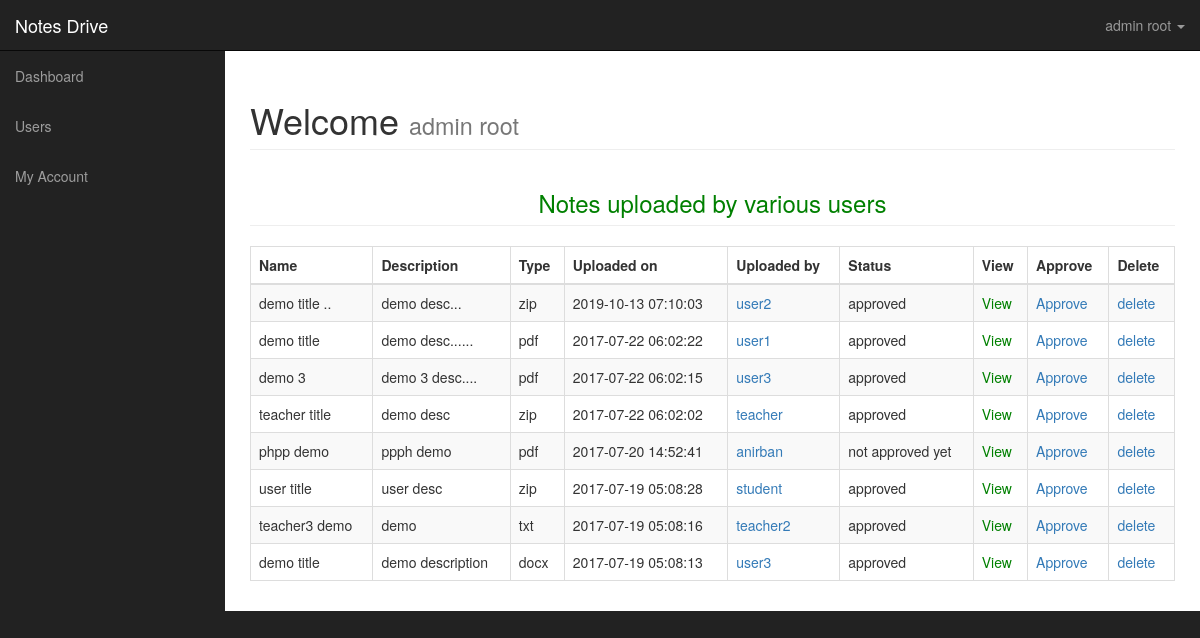
Page /dashboard/ (signed in) on the committed database.
### tables this page shows
CREATE TABLE `uploads` (
  `file_id` int(11) NOT NULL,
  `file_name` varchar(225) NOT NULL,
  `file_description` text NOT NULL,
  `file_type` varchar(225) NOT NULL,
  `file_uploader` varchar(225) NOT NULL,
  `file_uploaded_on` timestamp NOT NULL DEFAULT current_timestamp() ON UPDATE current_timestamp(),
  `file_uploaded_to` varchar(225) NOT NULL,
  `file` varchar(225) NOT NULL,
  `status` varchar(225) NOT NULL DEFAULT 'not approved yet'
);

### dashboard/index.php (the view, shortened to what this page needs)
<?php include('includes/adminheader.php');  ?>
 <div id="wrapper">
       <?php include 'includes/adminnav.php';?>
        <div id="page-wrapper">
            <div class="container-fluid">
                <div class="row">
                    <div class="col-lg-12">
                        <h1 class="page-header">
                            Welcome
                            <small><?php echo $_SESSION['name']; ?></small>
                        </h1>
<?php if($_SESSION['role'] == 'admin') {
?>
<h3 class="page-header">
                            <center> <marquee width = 70% ><font color="green" > Notes uploaded by various users</font></marquee></center>
                        </h3>
<div class="row">
<div class="col-lg-12">
        <div class="table-responsive">
<form action="" method="post">
            <table class="table table-bordered table-striped table-hover">
            <thead>
                    <tr>
                        <th>Name</th>
                        <th>Description</th>
                        <th>Type </th>
                        <th>Uploaded on</th>
                        <th>Uploaded by </th>
                        <th>Status</th>
                        <th>View</th>
                        <th>Approve</th>
                        <th>Delete</th>
                    </tr>
                </thead>
                <tbody>
                 <?php
$query = "SELECT * FROM uploads ORDER BY file_uploaded_on DESC";
$run_query = mysqli_query($conn, $query) or die(mysqli_error($conn));
if (mysqli_num_rows($run_query) > 0) {
while ($row = mysqli_fetch_array($run_query)) {
    $file_id = $row['file_id'];
    $file_name = $row['file_name'];
    $file_description = $row['file_description'];
    $file_type = $row['file_type'];
    $file_date = $row['file_uploaded_on'];
    $file_uploader = $row['file_uploader'];
    $file_status = $row['status'];
    $file = $row['file'];
    echo "<tr>";
    echo "<td>$file_name</td>";
    echo "<td>$file_description</td>";
    echo "<td>$file_type</td>";
    echo "<td>$file_date</td>";
    echo "<td><a href='viewprofile.php?name=$file_uploader' target='_blank'> $file_uploader </a></td>";
    echo "<td>$file_status</td>";
    echo "<td><a href='allfiles/$file' target='_blank' style='color:green'>View </a></td>";
    echo "<td><a onClick=\"javascript: return confirm('Are you sure you want to approve this note?')\"href='?approve=$file_id'><i class='fa fa-times' style='color: red;'></i>Approve</a></td>";
    echo "<td><a onClick=\"javascript: return confirm('Are you sure you want to delete this post?')\" href='?del=$file_id'><i class='fa fa-times' style='color: red;'></i>delete</a></td>";
    echo "</tr>";
}
}
?>
                </tbody>
            </table>
</form>
</div>
</div>
</div>
<?php } ?>
</body>
</html>

### dashboard/css/sb-admin.css (style rules this page uses)
body { margin-top: 100px; background-color: #222; }
@media (min-width:768px) { body { margin-top: 50px; } }
#wrapper { padding-left: 0; }
#page-wrapper { width: 100%; padding: 0; background-color: #fff; }
@media (min-width:768px) { #wrapper { padding-left: 225px; } }
@media (min-width:768px) { #page-wrapper { padding: 10px; } }

### rows in the picture
uploads: file_name "demo title ..", file_description "demo desc...", file_type "zip", file_uploaded_on "2019-10-13 07:10:03", file_uploader "user2", status "approved"
uploads: file_name "demo title", file_description "demo desc......", file_type "pdf", file_uploaded_on "2017-07-22 06:02:22", file_uploader "user1", status "approved"
uploads: file_name "demo 3", file_description "demo 3 desc....", file_type "pdf", file_uploaded_on "2017-07-22 06:02:15", file_uploader "user3", status "approved"
uploads: file_name "teacher title", file_description "demo desc", file_type "zip", file_uploaded_on "2017-07-22 06:02:02", file_uploader "teacher", status "approved"
uploads: file_name "phpp demo", file_description "ppph demo", file_type "pdf", file_uploaded_on "2017-07-20 14:52:41", file_uploader "anirban", status "not approved yet"
uploads: file_name "user title", file_description "user desc", file_type "zip", file_uploaded_on "2017-07-19 05:08:28", file_uploader "student", status "approved"
uploads: file_name "teacher3 demo", file_description "demo", file_type "txt", file_uploaded_on "2017-07-19 05:08:16", file_uploader "teacher2", status "approved"
uploads: file_name "demo title", file_description "demo description", file_type "docx", file_uploaded_on "2017-07-19 05:08:13", file_uploader "user3", status "approved"

### other values in the picture
$_SESSION['name'] "admin root"
